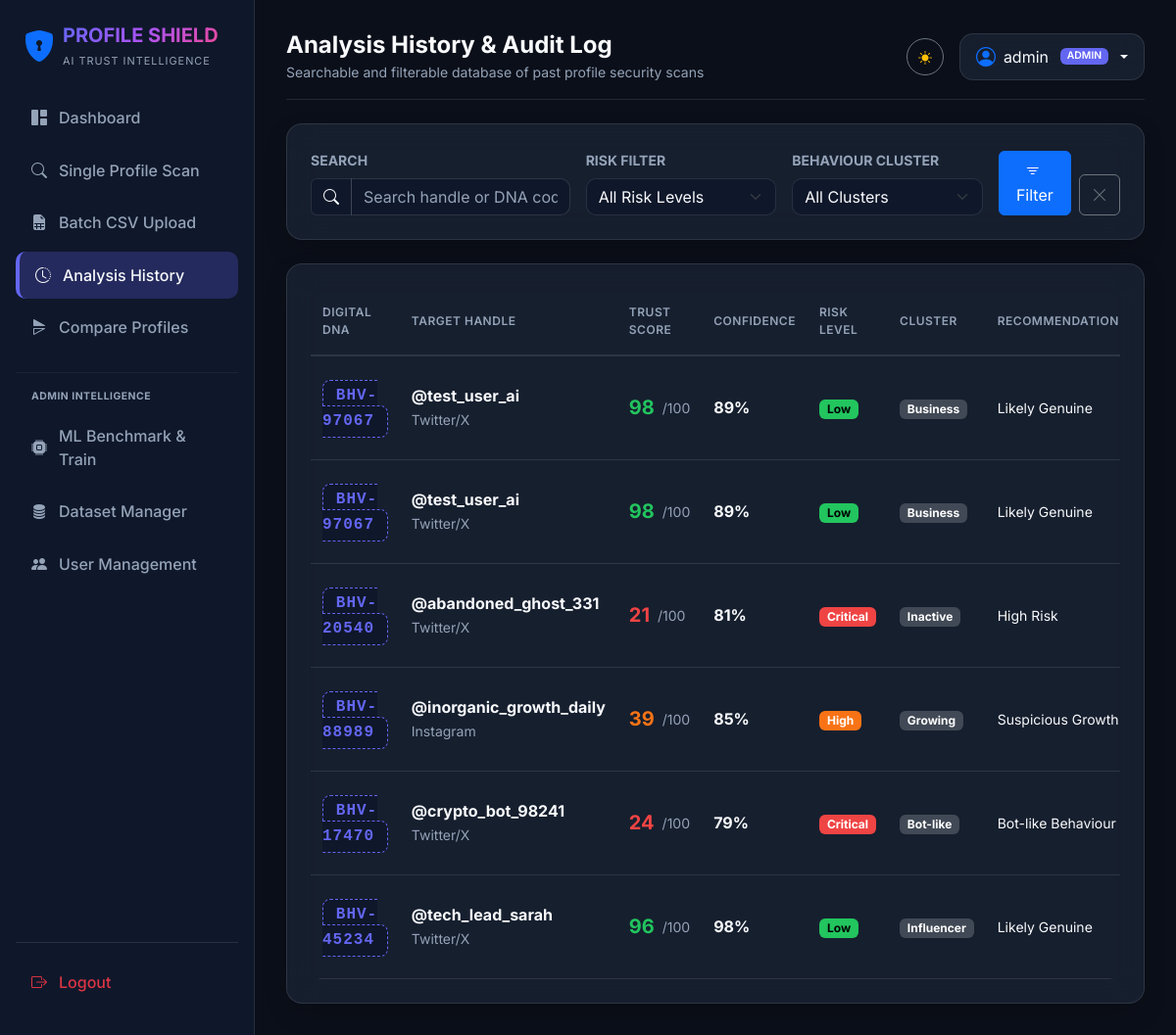
The app's page /batch/history (signed in), older data.
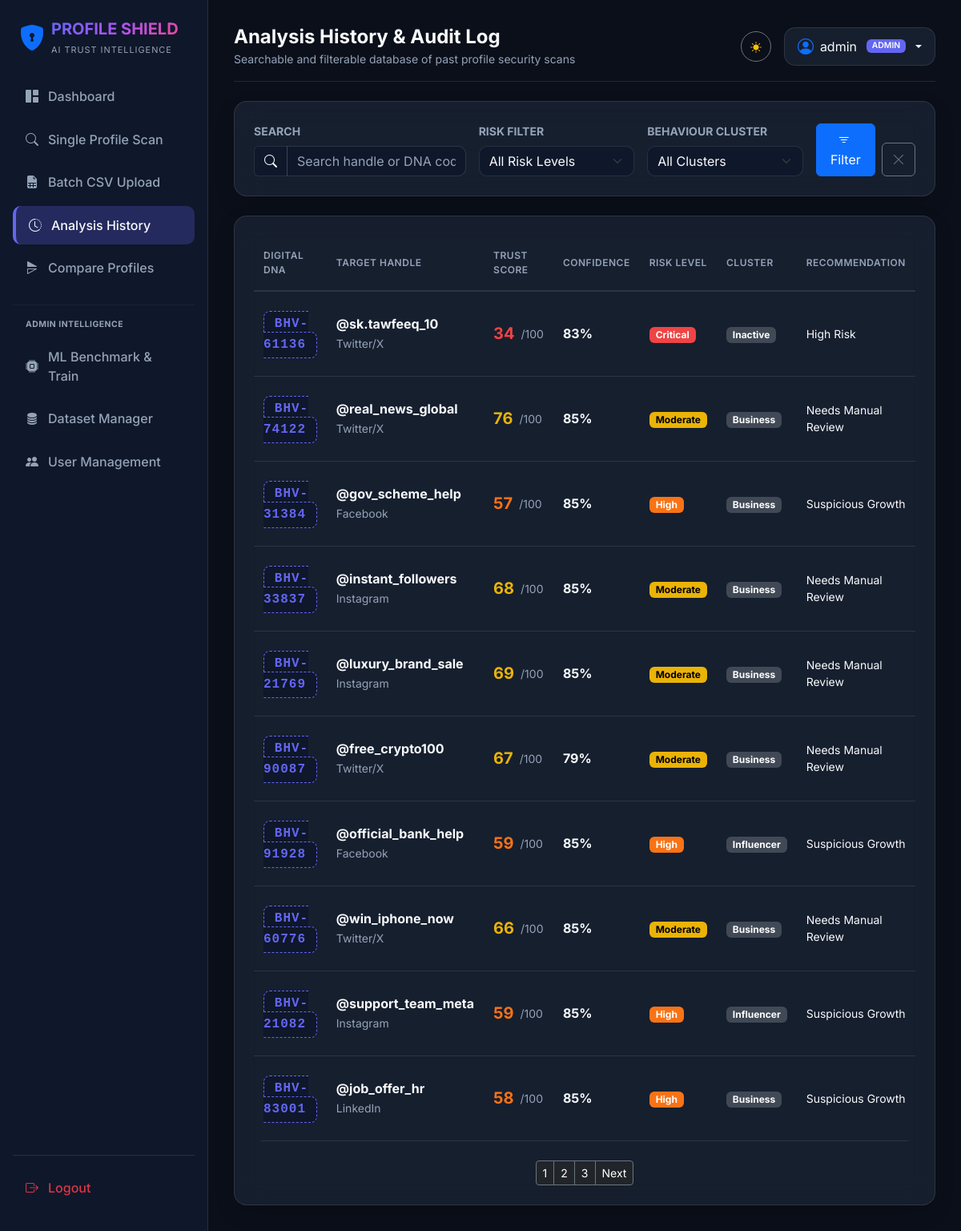
The same page, newer data.
### app/models/profile_analysis.py (models this page shows, shortened)
class ProfileAnalysis(db.Model):
    __tablename__ = 'profile_analyses'
    id           = db.Column(db.Integer, primary_key=True)
    username     = db.Column(db.String(100), nullable=False, index=True)
    display_name = db.Column(db.String(150), nullable=True)
    platform     = db.Column(db.String(50), default='Twitter/X')
    user_id = db.Column(
        db.Integer,
        db.ForeignKey('users.id', ondelete='CASCADE'),
        nullable=True,
        index=True,
    )
    account_age_days          = db.Column(db.Integer,  default=0)
    followers_count           = db.Column(db.Integer,  default=0)
    following_count           = db.Column(db.Integer,  default=0)
    posts_count               = db.Column(db.Integer,  default=1)   # never 0
    has_profile_pic           = db.Column(db.Boolean,  default=True)
    has_bio                   = db.Column(db.Boolean,  default=True)
    is_verified               = db.Column(db.Boolean,  default=False)
    has_url                   = db.Column(db.Boolean,  default=False)
    avg_likes_per_post        = db.Column(db.Float,    default=0.0)
    avg_retweets_per_post     = db.Column(db.Float,    default=0.0)
    posting_frequency_per_day = db.Column(db.Float,    default=0.0)
    trust_score      = db.Column(db.Float,   nullable=False)
    confidence       = db.Column(db.Float,   nullable=False)
    risk_level       = db.Column(db.String(30),  nullable=False)
    recommendation   = db.Column(db.String(50),  nullable=False)
    health_meter     = db.Column(db.String(30),  nullable=False)
    behaviour_cluster = db.Column(db.String(50), nullable=False)
    digital_dna      = db.Column(db.String(20),  nullable=False)
    sub_scores_json         = db.Column(db.Text, nullable=False, default='{}')
    trust_radar_json        = db.Column(db.Text, nullable=False, default='{}')
    timeline_json           = db.Column(db.Text, nullable=False, default='[]')
    heatmap_json            = db.Column(db.Text, nullable=False, default='{}')
    shap_importance_json    = db.Column(db.Text, nullable=False, default='[]')
    ai_explanation_narrative = db.Column(db.Text, nullable=False, default='')
    created_at = db.Column(db.DateTime, default=datetime.utcnow, index=True)
    @property
    def sub_scores(self):
        return json.loads(self.sub_scores_json) if self.sub_scores_json else {}
    @property
    def trust_radar(self):
        return json.loads(self.trust_radar_json) if self.trust_radar_json else {}
    @property
    def timeline(self):
        return json.loads(self.timeline_json) if self.timeline_json else []
    @property
    def heatmap(self):
        return json.loads(self.heatmap_json) if self.heatmap_json else {}
    @property
    def shap_importance(self):
        """Feature importance data (renamed from SHAP but kept as 'shap_importance' for template compat)."""
        return json.loads(self.shap_importance_json) if self.shap_importance_json else []

### app/routes/batch.py (the view)
@batch_bp.route('/history')
@login_required
def history():
    page           = request.args.get('page', 1, type=int)
    search_query   = request.args.get('search', '', type=str).strip()
    risk_filter    = request.args.get('risk', '', type=str).strip()
    cluster_filter = request.args.get('cluster', '', type=str).strip()
    if current_user.is_admin():
        query = ProfileAnalysis.query
    else:
        query = ProfileAnalysis.query.filter_by(user_id=current_user.id)
    if search_query:
        query = query.filter(
            ProfileAnalysis.username.ilike(f'%{search_query}%') |
            ProfileAnalysis.digital_dna.ilike(f'%{search_query}%')
        )
    if risk_filter:
        query = query.filter_by(risk_level=risk_filter)
    if cluster_filter:
        query = query.filter_by(behaviour_cluster=cluster_filter)
    pagination = query.order_by(ProfileAnalysis.created_at.desc()).paginate(
        page=page, per_page=10, error_out=False
    )
    return render_template(
        'analysis/history.html',
        pagination=pagination,
        analyses=pagination.items,
        search_query=search_query,
        risk_filter=risk_filter,
        cluster_filter=cluster_filter,
    )

### app/models/user.py (called while the page is built)
    def is_admin(self) -> bool:
        return self.role.lower() == 'admin'

### app/templates/analysis/history.html (shortened to what the changed rows need)
{% extends "base.html" %}
{% block content %}
<div class="glass-panel p-4">
    <div class="table-responsive">
        <table class="table table-dark table-hover align-middle mb-0">
            <thead>
                <tr class="text-muted small border-bottom border-secondary border-opacity-50">
                    <th>DIGITAL DNA</th>
                    <th>TARGET HANDLE</th>
                    <th>TRUST SCORE</th>
                    <th>CONFIDENCE</th>
                    <th>RISK LEVEL</th>
                    <th>CLUSTER</th>
                    <th>RECOMMENDATION</th>
                </tr>
            </thead>
            <tbody>
                {% for a in analyses %}
                <tr>
                    <td><span class="digital-dna-badge">{{ a.digital_dna }}</span></td>
                    <td>
                        <div class="fw-bold">@{{ a.username }}</div>
                        <small class="text-muted">{{ a.platform }}</small>
                    </td>
                    <td>
                        <div class="d-flex align-items-center gap-2">
                            <span class="fw-bold fs-5" style="color: {% if a.trust_score >= 80 %}#22c55e{% elif a.trust_score >= 60 %}#eab308{% elif a.trust_score >= 35 %}#f97316{% else %}#ef4444{% endif %};">
                                {{ a.trust_score|int }}
                            </span>
                            <small class="text-muted">/100</small>
                        </div>
                    </td>
                    <td class="fw-bold text-info">{{ a.confidence|int }}%</td>
                    <td>
                        <span class="badge badge-risk-{{ a.risk_level.lower() }} px-2 py-1">
                            {{ a.risk_level }}
                        </span>
                    </td>
                    <td><span class="badge bg-secondary bg-opacity-50 text-white">{{ a.behaviour_cluster }}</span></td>
                    <td class="small">{{ a.recommendation }}</td>
                </tr>
                {% else %}
                <tr>
                    <td colspan="9" class="text-center text-muted py-4">No matching records found.</td>
                </tr>
                {% endfor %}
            </tbody>
        </table>
    </div>
    {% if pagination and pagination.pages > 1 %}
    <nav class="mt-4">
        <ul class="pagination pagination-sm justify-content-center mb-0">
            {% for page in pagination.iter_pages() %}
                {% if page %}
                    <li class="page-item {% if page == pagination.page %}active{% endif %}">
                        <a class="page-link bg-dark border-secondary text-white" href="{{ url_for('batch.history', page=page, search=search_query, risk=risk_filter, cluster=cluster_filter) }}">{{ page }}</a>
                    </li>
                {% endif %}
            {% endfor %}
            {% if pagination.has_next %}
            <li class="page-item"><a class="page-link bg-dark border-secondary text-white" href="{{ url_for('batch.history', page=pagination.next_num, search=search_query, risk=risk_filter, cluster=cluster_filter) }}">Next</a></li>
            {% endif %}
        </ul>
    </nav>
    {% endif %}
</div>
{% endblock %}

Row changes from the older to the newer data that the page shows:
no longer on this page (row edited): ProfileAnalysis: digital_dna "BHV-97067", username "test_user_ai", platform "Twitter/X", trust_score "98", confidence "89", risk_level "Low", behaviour_cluster "Business", recommendation "Likely Genuine"
no longer on this page (row edited): ProfileAnalysis: digital_dna "BHV-97067", username "test_user_ai", platform "Twitter/X", trust_score "98", confidence "89", risk_level "Low", behaviour_cluster "Business", recommendation "Likely Genuine"
no longer on this page (row edited): ProfileAnalysis: digital_dna "BHV-20540", username "abandoned_ghost_331", platform "Twitter/X", trust_score "21", confidence "81", risk_level "Critical", behaviour_cluster "Inactive", recommendation "High Risk"
no longer on this page (row edited): ProfileAnalysis: digital_dna "BHV-88989", username "inorganic_growth_daily", platform "Instagram", trust_score "39", confidence "85", risk_level "High", behaviour_cluster "Growing", recommendation "Suspicious Growth"
no longer on this page (row edited): ProfileAnalysis: digital_dna "BHV-17470", username "crypto_bot_98241", platform "Twitter/X", trust_score "24", confidence "79", risk_level "Critical", behaviour_cluster "Bot-like", recommendation "Bot-like Behaviour"
no longer on this page (row edited): ProfileAnalysis: digital_dna "BHV-45234", username "tech_lead_sarah", platform "Twitter/X", trust_score "96", confidence "98", risk_level "Low", behaviour_cluster "Influencer", recommendation "Likely Genuine"
added ProfileAnalysis: digital_dna "BHV-61136", username "sk.tawfeeq_10", platform "Twitter/X", trust_score "34", confidence "83", risk_level "Critical", behaviour_cluster "Inactive", recommendation "High Risk"
added ProfileAnalysis: digital_dna "BHV-74122", username "real_news_global", platform "Twitter/X", trust_score "76", confidence "85", risk_level "Moderate", behaviour_cluster "Business", recommendation "Needs Manual Review"
added ProfileAnalysis: digital_dna "BHV-31384", username "gov_scheme_help", platform "Facebook", trust_score "57", confidence "85", risk_level "High", behaviour_cluster "Business", recommendation "Suspicious Growth"
added ProfileAnalysis: digital_dna "BHV-33837", username "instant_followers", platform "Instagram", trust_score "68", confidence "85", risk_level "Moderate", behaviour_cluster "Business", recommendation "Needs Manual Review"
added ProfileAnalysis: digital_dna "BHV-21769", username "luxury_brand_sale", platform "Instagram", trust_score "69", confidence "85", risk_level "Moderate", behaviour_cluster "Business", recommendation "Needs Manual Review"
added ProfileAnalysis: digital_dna "BHV-90087", username "free_crypto100", platform "Twitter/X", trust_score "67", confidence "79", risk_level "Moderate", behaviour_cluster "Business", recommendation "Needs Manual Review"
added ProfileAnalysis: digital_dna "BHV-91928", username "official_bank_help", platform "Facebook", trust_score "59", confidence "85", risk_level "High", behaviour_cluster "Influencer", recommendation "Suspicious Growth"
added ProfileAnalysis: digital_dna "BHV-60776", username "win_iphone_now", platform "Twitter/X", trust_score "66", confidence "85", risk_level "Moderate", behaviour_cluster "Business", recommendation "Needs Manual Review"
added ProfileAnalysis: digital_dna "BHV-21082", username "support_team_meta", platform "Instagram", trust_score "59", confidence "85", risk_level "High", behaviour_cluster "Influencer", recommendation "Suspicious Growth"
added ProfileAnalysis: digital_dna "BHV-83001", username "job_offer_hr", platform "LinkedIn", trust_score "58", confidence "85", risk_level "High", behaviour_cluster "Business", recommendation "Suspicious Growth"
Text that changed along with them:
new list line: "1"
new list line: "2"
new list line: "3"
text now shown: "Next"
